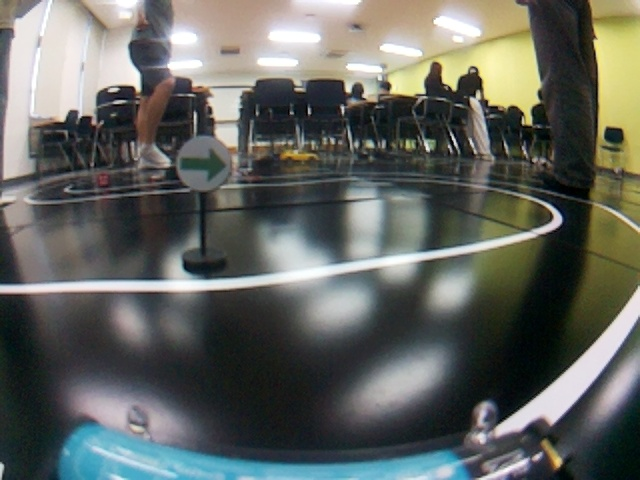
#> input picture reflect_image.jpg, 640 x 480 px
$ python test2.py
#> lines starting #> are read from the running program, lines starting #| are printed output that depends on the picture; after the words box and inside, x2 and y2 are one past the last pixel; in counts of white or black regions, pixels touching at a corner belong together
import cv2
import matplotlib.pyplot as plt
import numpy as np

image = cv2.imread('reflect_image.jpg')
#> image is the input picture: shape (480, 640, 3); mean B, G, R 96.4, 101.7, 98.8

# 1
image_1 = cv2.cvtColor(image, cv2.COLOR_RGB2HSV)
#> image_1: shape (480, 640, 3); mean H, S, V 67.7, 55.5, 107.9
mask = cv2.inRange(image_1, np.array([0,0,180]), np.array([180,28,255]))
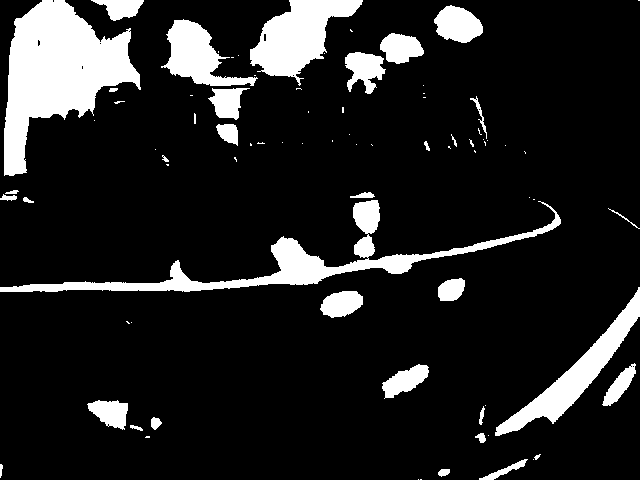
#> mask: shape (480, 640); 13.4% white; 81 white regions (46 under 20 px), largest, box (x1, y1, x2, y2) and area: (4, 0, 141, 176) 12087, (0, 200, 561, 292) 7298, (250, 0, 363, 86) 4743
mask_white = cv2.bitwise_and(image_1, image_1, mask=mask)
#> mask_white: shape (480, 640, 3); mean H, S, V 12.7, 1.6, 29.4
gray = cv2.cvtColor(mask_white, cv2.COLOR_BGR2GRAY)
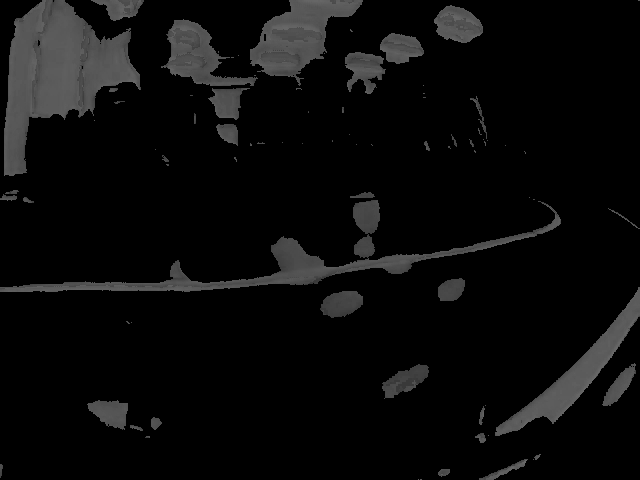
#> gray: shape (480, 640); min 0, max 108, mean 11.2

# 2
_, binary = cv2.threshold(gray, 175, 255, cv2.THRESH_BINARY)
#> binary: shape (480, 640); every value is 0
kernel = np.ones((5, 5), np.uint8)
morphed = cv2.morphologyEx(binary, cv2.MORPH_CLOSE, kernel)
edges = cv2.Canny(morphed, 40, 120, apertureSize=3)


# 두 이미지를 동시에 표시
plt.figure(figsize=(10, 5))

plt.subplot(1, 2, 1)  # 1행 2열 중 첫 번째
plt.imshow(cv2.cvtColor(image, cv2.COLOR_BGR2RGB))
plt.title('Original Image')
plt.axis('off')

plt.subplot(1, 2, 2)  # 1행 2열 중 두 번째
plt.imshow(gray, cmap='gray')
plt.title('Gray Image')
plt.axis('off')

plt.tight_layout()
plt.show()
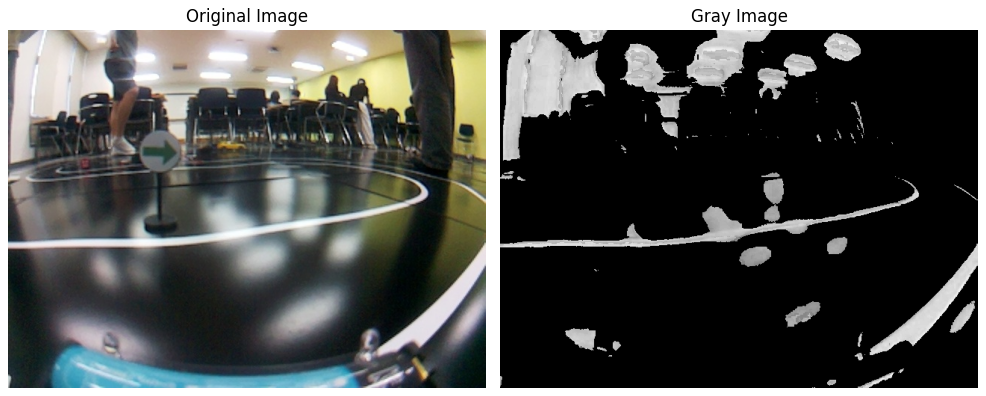
#> figure drawn by matplotlib, 2 panels

$ run again, with test_pic_1.jpg copied over reflect_image.jpg
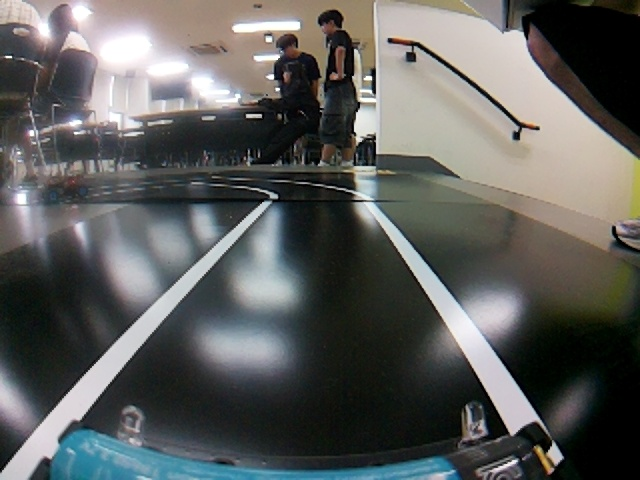
#> input picture test_pic_1.jpg, 640 x 480 px
#> image is the input picture: shape (480, 640, 3); mean B, G, R 92.8, 94.7, 93.6
#> image_1: shape (480, 640, 3); mean H, S, V 67.9, 50.2, 100.7
#> `mask = cv2.inRange(image_1, np.array([0,0,180]), np.array([180,28,255]))`:
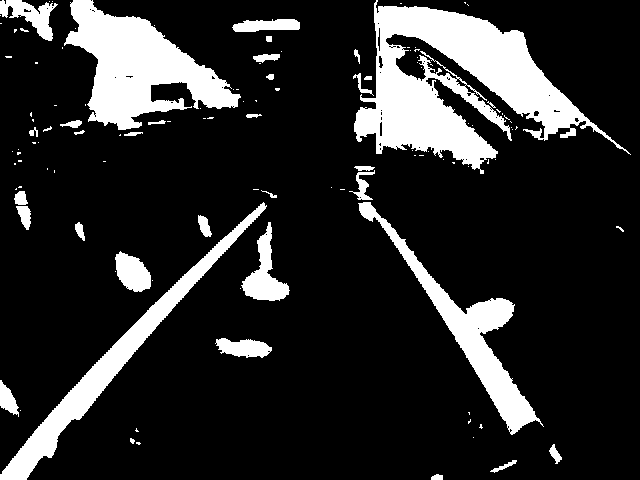
#> mask: shape (480, 640); 16.6% white; 117 white regions (83 under 20 px), largest, box (x1, y1, x2, y2) and area: (354, 0, 631, 174) 19296, (64, 0, 241, 130) 10721, (0, 202, 267, 480) 6841
#> mask_white: shape (480, 640, 3); mean H, S, V 15.8, 2.3, 34.8
#> binary: shape (480, 640); every value is 0
#> `plt.show()`:
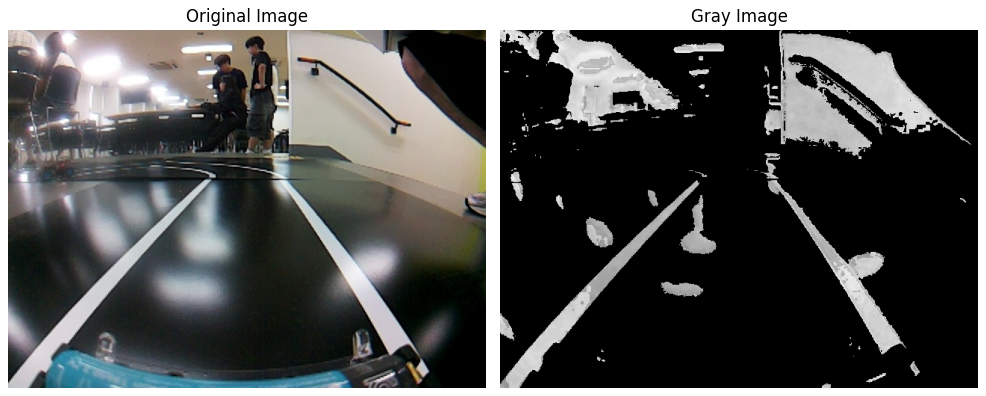
#> figure drawn by matplotlib, 2 panels

$ run again, with test_pic_2.jpg copied over reflect_image.jpg
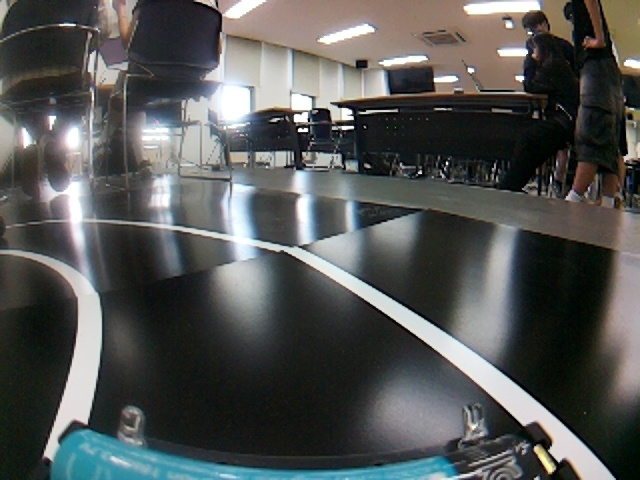
#> input picture test_pic_2.jpg, 640 x 480 px
#> image is the input picture: shape (480, 640, 3); mean B, G, R 84, 85.3, 83.4
#> image_1: shape (480, 640, 3); mean H, S, V 67, 49.3, 90.7
#> `mask = cv2.inRange(image_1, np.array([0,0,180]), np.array([180,28,255]))`:
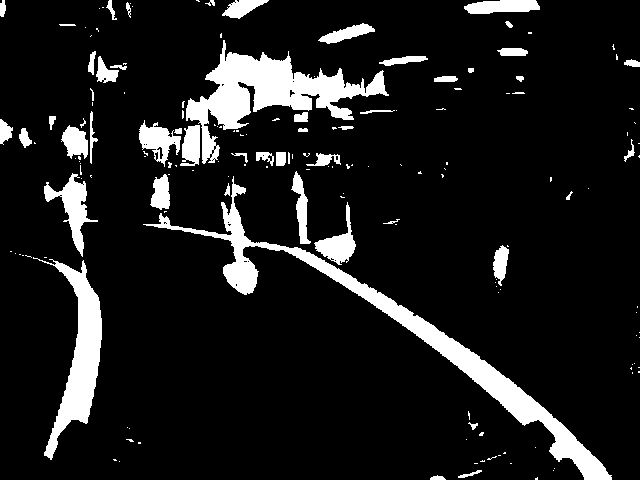
#> mask: shape (480, 640); 10.9% white; 168 white regions (115 under 20 px), largest, box (x1, y1, x2, y2) and area: (143, 176, 612, 480) 9438, (186, 40, 389, 164) 7828, (33, 257, 102, 460) 4430
#> mask_white: shape (480, 640, 3); mean H, S, V 7.5, 1.1, 23.9
#> binary: shape (480, 640); every value is 0
#> `plt.show()`:
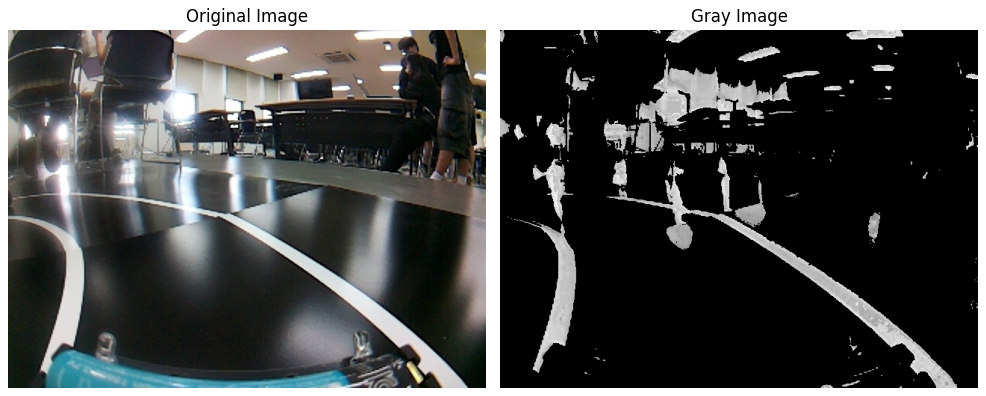
#> figure drawn by matplotlib, 2 panels

$ run again, with image_of_dot.PNG saved as reflect_image.jpg
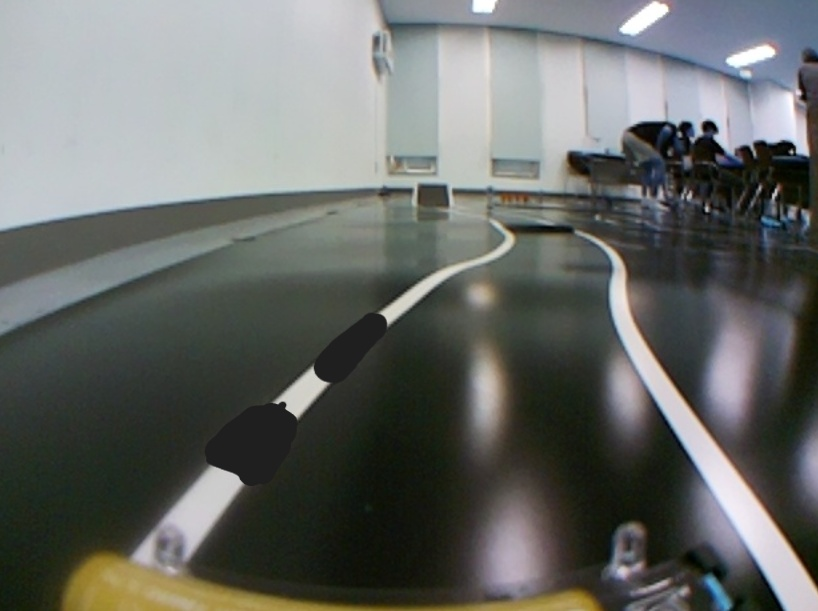
#> input picture image_of_dot.PNG, 818 x 611 px
#> image is the input picture: shape (611, 818, 3); mean B, G, R 102.8, 106.1, 103.3
#> image_1: shape (611, 818, 3); mean H, S, V 63.9, 42, 110.3
#> `mask = cv2.inRange(image_1, np.array([0,0,180]), np.array([180,28,255]))`:
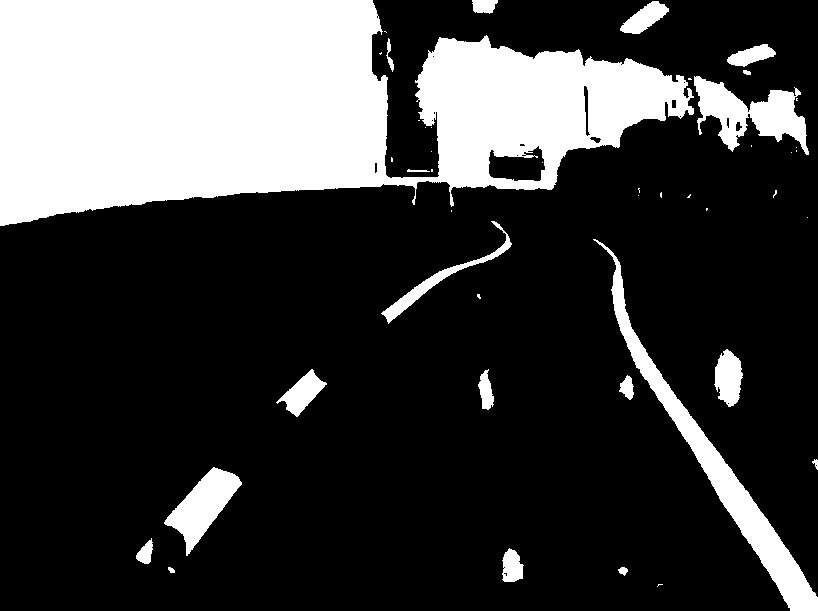
#> mask: shape (611, 818); 25.1% white; 45 white regions (25 under 20 px), largest, box (x1, y1, x2, y2) and area: (0, 0, 694, 226) 103045, (593, 239, 818, 611) 8319, (694, 76, 809, 155) 4198
#> mask_white: shape (611, 818, 3); mean H, S, V 12.7, 2.7, 51
#> binary: shape (611, 818); every value is 0
#> `plt.show()`:
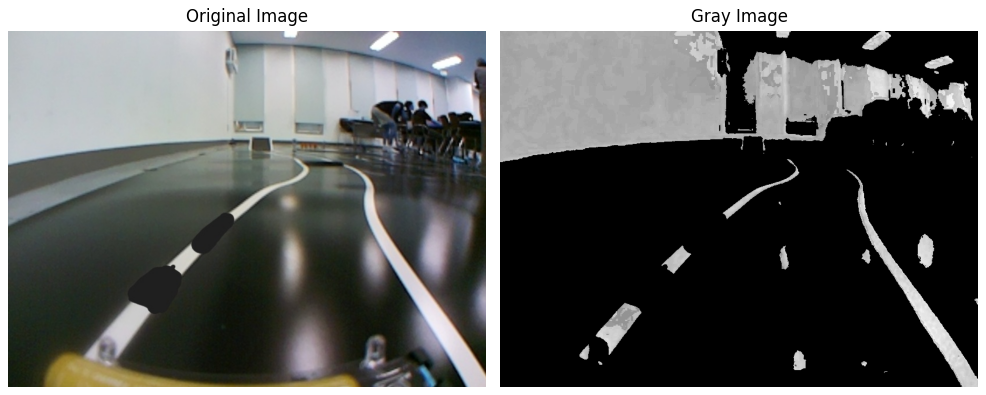
#> figure drawn by matplotlib, 2 panels
